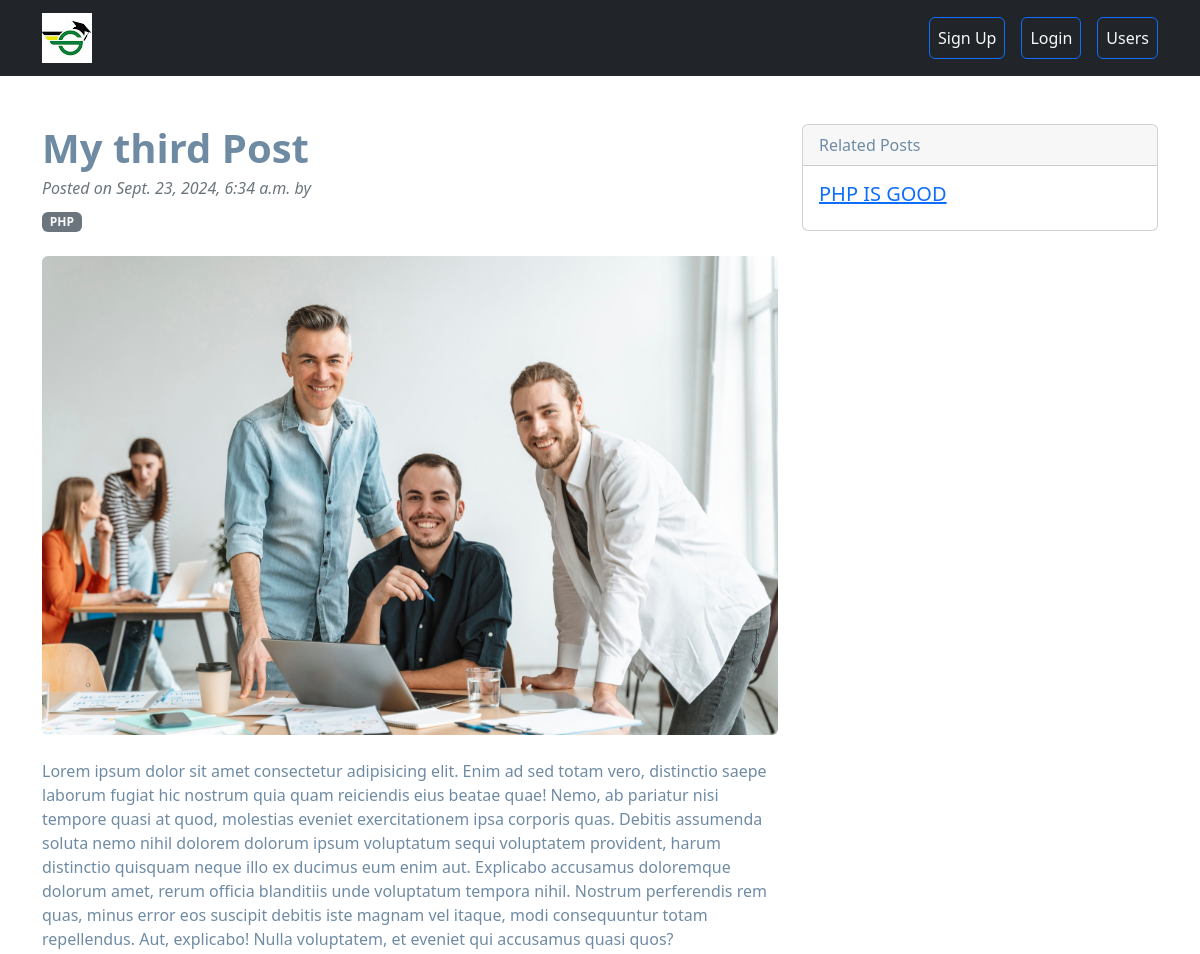
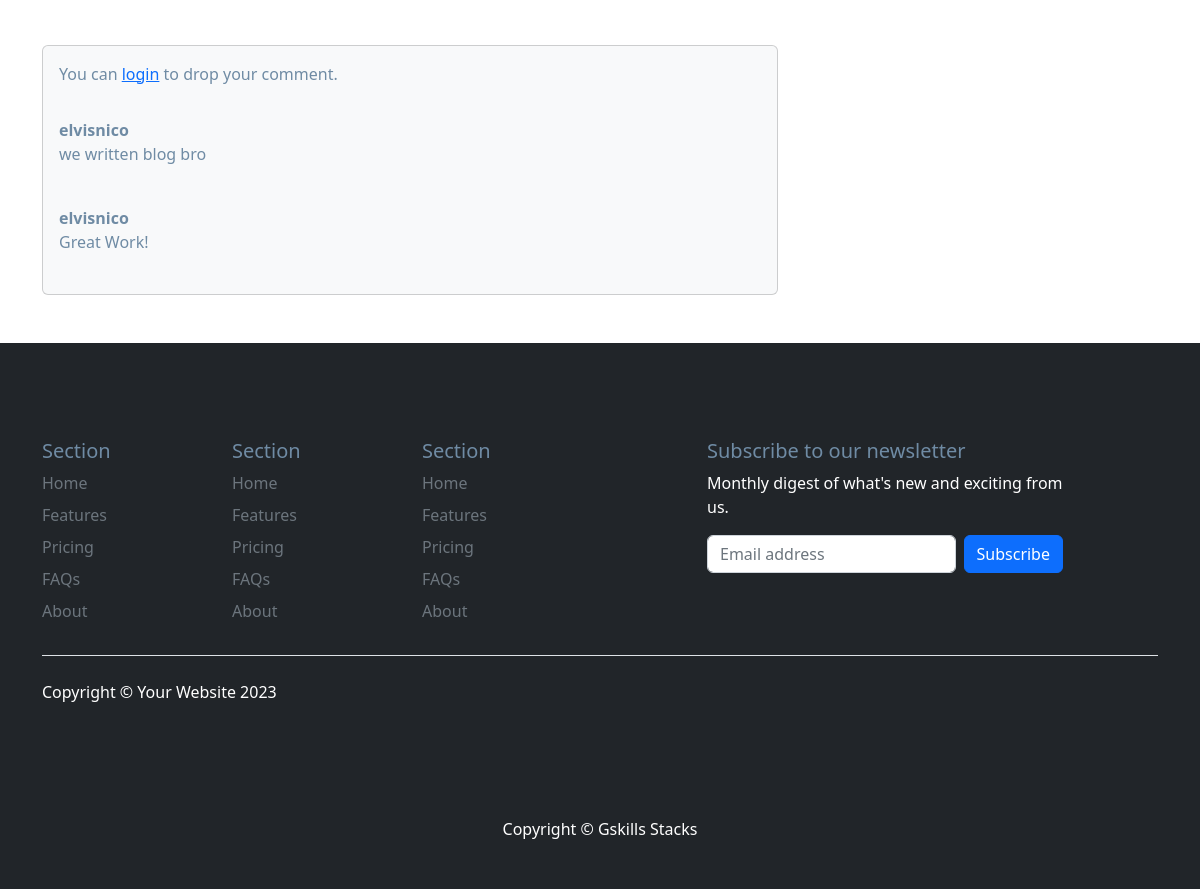
/singlepage/my-third-post, run on the app's committed database (2 pictures, top to bottom).
### app2/models.py (models this page shows, shortened)
class Blog(models.Model):
    user = models.ForeignKey(settings.AUTH_USER_MODEL, on_delete=models.CASCADE, blank=True, null=True, related_name='blogs')
    author = models.CharField(max_length=100)
    title = models.CharField(max_length=200, unique=True)
    slug = models.SlugField()
    body = CKEditor5Field(blank=True,null=True)
    img = models.ImageField(upload_to='img')
    created = models.DateTimeField(auto_now_add =True)
    updated = models.DateTimeField(auto_now_add =True)
    featured = models.BooleanField(default=False)
    category = models.ForeignKey(Category, on_delete=models.CASCADE, related_name='blogs', blank=True, null=True)

class Category(models.Model):
    title = models.CharField(max_length=200)
    def __str__(self):
        return self.title

class Comment(models.Model):
    blog = models.ForeignKey(Blog, on_delete=models.CASCADE, blank=True, null=True, related_name='comments')
    user = models.ForeignKey(settings.AUTH_USER_MODEL, on_delete=models.CASCADE, blank=True, null=True, related_name='comments')
    body = models.TextField()
    created = models.DateTimeField(auto_now_add =True)

### app/models.py (models this page shows, shortened)
class CustomUser(AbstractUser):
    email = models.EmailField(unique=True)
    phone = models.CharField(max_length=11, blank=True, null=True)
    address = models.CharField(max_length=100, blank=True, null=True)
    residence = models.CharField(max_length=100, blank=True, null=True)
    yearofbirth= models.DateField(blank=True, null=True)
    created = models.DateField(blank=True, null=True)
    profile_pic = models.ImageField(upload_to='user_img', blank=True, null=True)
    SERVICE_TYPE =[('Available for freelance','freelance'),('Not available for freelance','job')]
    freelance = models.CharField(max_length=50, choices=SERVICE_TYPE, blank=True, null=True )
    social_link = models.URLField(max_length=100, blank=True, null=True)
    core_skill = models.CharField(max_length=50, blank=True, null=True)
    bio = models.TextField(blank=True, null=True)
    USERNAME_FIELD = 'email'
    REQUIRED_FIELDS= 'username', "first_name"

### app2/views.py (the view, shortened to what this page needs)
# urls.py: path('singlepage/<slug:slug>', views.singlepage, name='singlepage'),
def singlepage(request, slug):
    post = get_object_or_404(Blog, slug=slug)
    comments = Comment.objects.filter(blog=post)
    related_posts = Blog.objects.filter(category=post.category).exclude(id=post.id)[:4]
    form = CommentPostForm()
    context = {
        'post': post,
        'form': form,
        'comments': comments,
        'related_posts': related_posts
    }
    return render(request, 'app2/singlepage.html', context)

### app2/forms.py
class CommentPostForm(forms.ModelForm):
    class Meta:
        model = Comment
        fields = ['body']
    body = forms.CharField(widget=forms.Textarea(attrs={'class':'form-control', 'placeholder':'Share your Comment about the content'}))

### app2/templates/app2/singlepage.html (shortened to what this page needs)
{% extends 'base.html' %}
{% block body %}
<div class="container mt-5">
    <div class="row">
        <div class="col-lg-8">
            <article>
                <header class="mb-4">
                    <h1 class="fw-bolder mb-1">{{ post.title }}</h1>
                    <div class="text-muted fst-italic mb-2">Posted on {{ post.created }} by {{ request.user.username }}</div>
                    <a class="badge bg-secondary text-decoration-none link-light" href="#!">{{ post.category }}</a>
                </header>
                <figure class="mb-4">
                    <center><img class="img-fluid rounded" src="{{ post.img.url }}" alt="..." width="900"/></center>
                </figure>
                <section class="mb-5">
                    <p class="fs-5 mb-4">{{ post.body|linebreaks }}</p>
                </section>
            </article>
        <section class="mb-5">
            <div class="card bg-light">
                <div class="card-body">
                    {% if request.user.is_authenticated %}
                    <form class="mb-4" method="post">
                        {% csrf_token %}
                        {{ form.body }}
                        <button class="btn btn-primary mt-2">Drop Your Comment</button>
                    </form>
                    {% else %}
                    <p>You can <a href="{% url 'login' %}">login</a> to drop your comment.</p>
                    {% endif %}
                </div>
                {% for comment in comments %}
                <div class="d-flex mb-4">
                    <div class="ms-3">
                        <div class="fw-bold">{{ comment.user.username }}</div>
                        <p>{{ comment.body }}</p>
                    </div>
                </div>
                {% endfor %}
            </div>
        </section>
        </div>
        <div class="col-lg-4">
            <div class="card mb-4">
                <div class="card-header">Related Posts</div>
                <div class="card-body">
                    {% for related in related_posts %}
                        <div class="related-post">
                            <h5><a href="{% url 'singlepage' related.slug %}">{{ related.title }}</a></h5>
                        </div>
                    {% endfor %}
                </div>
            </div>
        </div>
    </div>
</div>
{% endblock %}

### static/css/main.css (style rules this page uses)
body { color: #6F8BA4; }
img { max-width: 100%; }
img { vertical-align: middle; border-style: none; }

### data on the page
Blog: title "My third Post", created "Sept. 23, 2024, 6:34 a.m.", category "PHP", img (picture), body "Lorem ipsum dolor sit amet consectetur adipisicing elit. Enim ad sed totam vero, distinctio saepe laborum fugiat hic nostrum quia quam reiciendis eius beatae quae! Nemo, ab pariatur nisi tempore quasi at quod, molestias eveniet exercitationem ipsa corporis quas. Debitis assumenda soluta nemo nihil dolorem dolorum ipsum voluptatum sequi voluptatem provident, harum distinctio quisquam neque illo ex ducimus eum enim aut. Explicabo accusamus doloremque dolorum amet, rerum officia blanditiis unde voluptatum tempora nihil. Nostrum perferendis rem quas, minus error eos suscipit debitis iste magnam vel itaque, modi consequuntur totam repellendus. Aut, explicabo! Nulla voluptatem, et eveniet qui…"
Comment: user.username "elvisnico", body "we written blog bro"
Comment: user.username "elvisnico", body "Great Work!"
Blog: title "PHP IS GOOD"
